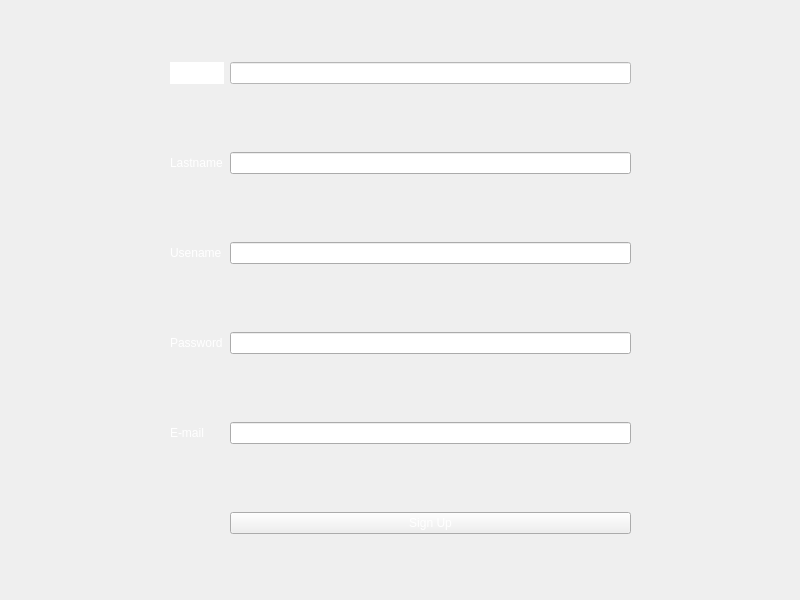
<?xml version="1.0" encoding="UTF-8"?>
<ui version="4.0">
 <class>Sign</class>
 <widget class="QMainWindow" name="Sign">
  <property name="geometry">
   <rect>
    <x>0</x>
    <y>0</y>
    <width>800</width>
    <height>600</height>
   </rect>
  </property>
  <property name="windowTitle">
   <string>MainWindow</string>
  </property>
  <property name="styleSheet">
   <string notr="true">background-image: url(:/new/prefix1/desk.jpg);
image: url(:/new/prefix1/image - Copy.png);</string>
  </property>
  <widget class="QWidget" name="centralwidget">
   <widget class="QWidget" name="gridLayoutWidget">
    <property name="geometry">
     <rect>
      <x>170</x>
      <y>0</y>
      <width>461</width>
      <height>601</height>
     </rect>
    </property>
    <layout class="QGridLayout" name="gridLayout">
     <item row="0" column="0">
      <widget class="QLabel" name="label">
       <property name="styleSheet">
        <string notr="true">background-color: rgb(255, 255, 255);
image: url(:/new/prefix1/desk.jpg);
color: rgb(255, 255, 255);</string>
       </property>
       <property name="text">
        <string>Firstname</string>
       </property>
      </widget>
     </item>
     <item row="0" column="1">
      <widget class="QLineEdit" name="lineEdit_3">
       <property name="styleSheet">
        <string notr="true">background-color: rgb(255, 255, 255);
color: rgb(255, 255, 255);</string>
       </property>
      </widget>
     </item>
     <item row="3" column="0">
      <widget class="QLabel" name="label_4">
       <property name="styleSheet">
        <string notr="true">image: url(:/new/prefix1/desk.jpg);
color: rgb(255, 255, 255);</string>
       </property>
       <property name="text">
        <string>Password</string>
       </property>
      </widget>
     </item>
     <item row="2" column="0">
      <widget class="QLabel" name="label_3">
       <property name="styleSheet">
        <string notr="true">image: url(:/new/prefix1/desk.jpg);
color: rgb(255, 255, 255);</string>
       </property>
       <property name="text">
        <string>Usename</string>
       </property>
      </widget>
     </item>
     <item row="5" column="1">
      <widget class="QPushButton" name="pushButton">
       <property name="styleSheet">
        <string notr="true">color: rgb(255, 255, 255);
image: url(:/new/prefix1/desk.jpg);</string>
       </property>
       <property name="text">
        <string>Sign Up</string>
       </property>
      </widget>
     </item>
     <item row="1" column="0">
      <widget class="QLabel" name="label_2">
       <property name="styleSheet">
        <string notr="true">image: url(:/new/prefix1/desk.jpg);
color: rgb(255, 255, 255);</string>
       </property>
       <property name="text">
        <string>Lastname</string>
       </property>
      </widget>
     </item>
     <item row="2" column="1">
      <widget class="QLineEdit" name="lineEdit_4">
       <property name="styleSheet">
        <string notr="true">color: rgb(255, 255, 255);
</string>
       </property>
      </widget>
     </item>
     <item row="3" column="1">
      <widget class="QLineEdit" name="lineEdit_5">
       <property name="styleSheet">
        <string notr="true">color: rgb(255, 255, 255);</string>
       </property>
      </widget>
     </item>
     <item row="4" column="0">
      <widget class="QLabel" name="label_5">
       <property name="styleSheet">
        <string notr="true">image: url(:/new/prefix1/desk.jpg);
color: rgb(255, 255, 255);</string>
       </property>
       <property name="text">
        <string>E-mail</string>
       </property>
      </widget>
     </item>
     <item row="4" column="1">
      <widget class="QLineEdit" name="lineEdit_6">
       <property name="styleSheet">
        <string notr="true">color: rgb(255, 255, 255);</string>
       </property>
      </widget>
     </item>
     <item row="1" column="1">
      <widget class="QLineEdit" name="lineEdit">
       <property name="styleSheet">
        <string notr="true">color: rgb(255, 255, 255);</string>
       </property>
      </widget>
     </item>
    </layout>
   </widget>
  </widget>
 </widget>
 <resources/>
 <connections/>
</ui>
